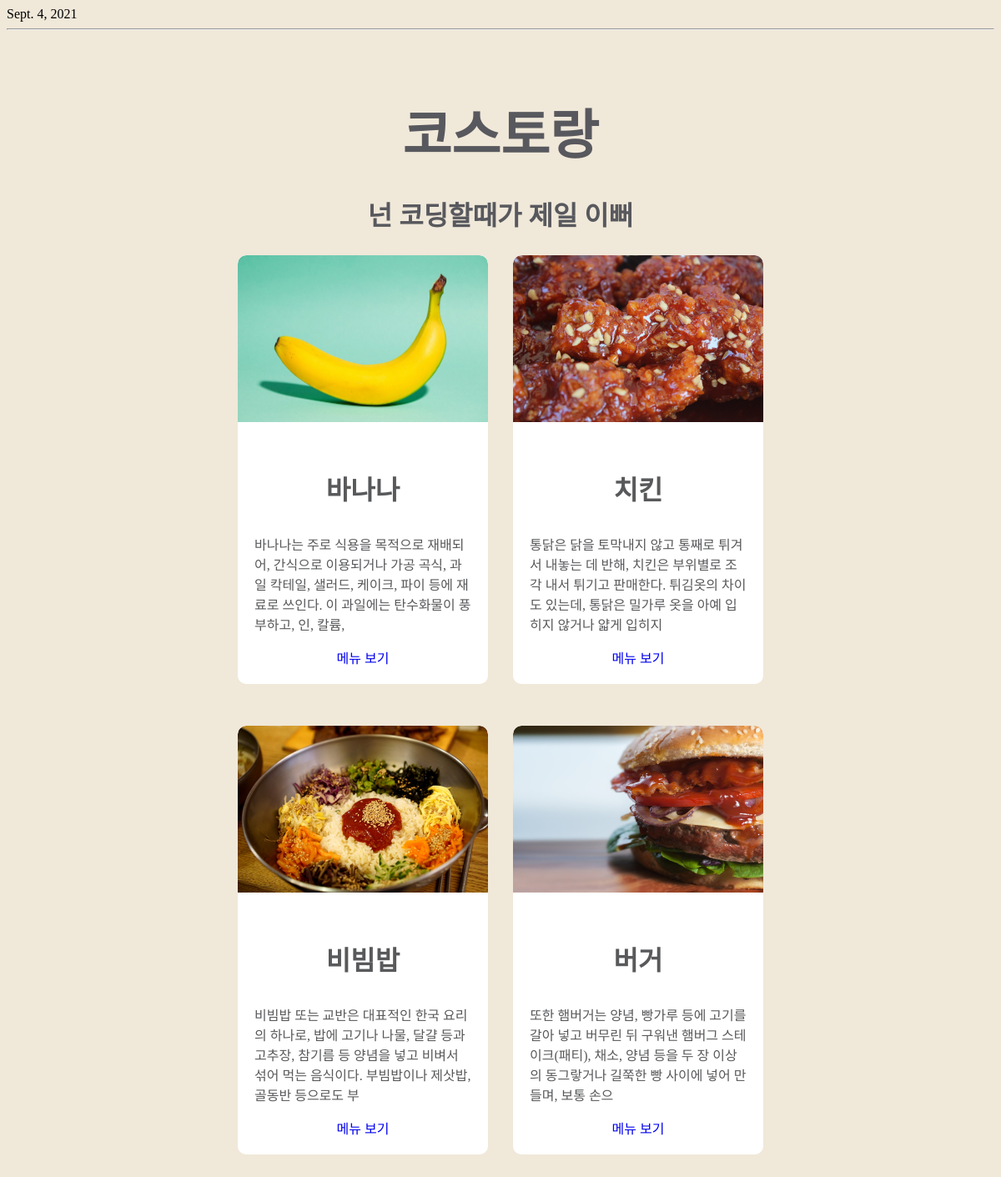
The page /foods/menu/ on the database its author committed.
### foods/models.py (models this page shows, shortened)
class Menu(models.Model):
    name = models.CharField(max_length=50)
    description = models.CharField(max_length=100)
    price = models.IntegerField()
    img_path = models.CharField(max_length=255)

### foods/views.py (the view)
# urls.py: path('menu/', views.index),
def index(request):
    context= dict()
    today = datetime.today().date()
    menus = Menu.objects.all()
    context["date"] = today
    context["menus"] = menus
    return render(request, 'foods/index.html', context=context)

### foods/templates/foods/index.html
{% extends './base.html' %}
{% load static %}
{% block date-block %}
  <div>{{date}}</div>
{% endblock date-block %}
{% block food-container %}
  {% for menu in menus %}
    <div class="food">
      <img src="{% get_static_prefix %}{{menu.img_path}}" width="300" height="200" />
      <div class="info">
        <h3>{{menu.name}}</h3>
        <P>{{menu.description}}</p>
        <a href={{menu.id}}>메뉴 보기</a>
      </div>
    </div>
  {% endfor %}
{% endblock food-container %}

### foods/templates/foods/base.html (shortened to what this page needs)
{% load static %}
<!DOCTYPE html>
<html>
<head>
    <link rel="stylesheet" href="{% static 'foods/css/styles.css' %}">
</head>
<body>
    <div>
        {% block date-block %}
        {% endblock date-block %}
    </div>
    <hr />
    <h1>코스토랑</h1>
    <h2>넌 코딩할때가 제일 이뻐</h2>
    <div class="food-container">
        {% block food-container %}
        {% endblock food-container %}
    </div>
</body>
</html>

### foods/static/foods/css/styles.css (style rules this page uses)
* { box-sizing: border-box; }
body { background-color : #f0e8d9; }
h1 { text-align: center; font-size:64px; color: #58595e; margin-top: 75px; margin-bottom: 30px; font-family: Jua; }
h2 { text-align: center; font-size:32px; color: #58595e; font-family: Jua; }
.food-container { width:660px; margin-left: auto; margin-right: auto; }
.food { background-color : white; width: 300px; margin-left: auto; margin-right: auto; border-radius: 10px; overflow: hidden; margin-bottom: 50px; float: left; margin-left: 15px; margin-right: 15px; }
.food h3 { color: #58595b; font-size: 32px; font-family: Jua; }
.food p { color: #58595b; font-size: 16px; font-family: Jua; text-align: left; }
.food a { color: #0000ee; font-size: 16px; font-family: Jua; text-decoration: none; }
.food .info { padding: 20px; text-align: center; }
.food img { border-top-left-radius: 10px; border-top-right-radius: 10px; }

### rows shown on the page
Menu: img_path (picture), name "바나나", description "바나나는 주로 식용을 목적으로 재배되어, 간식으로 이용되거나 가공 곡식, 과일 칵테일, 샐러드, 케이크, 파이 등에 재료로 쓰인다. 이 과일에는 탄수화물이 풍부하고, 인, 칼륨,"
Menu: img_path (picture), name "치킨", description "통닭은 닭을 토막내지 않고 통째로 튀겨서 내놓는 데 반해, 치킨은 부위별로 조각 내서 튀기고 판매한다. 튀김옷의 차이도 있는데, 통닭은 밀가루 옷을 아예 입히지 않거나 얇게 입히지"
Menu: img_path (picture), name "비빔밥", description "비빔밥 또는 교반은 대표적인 한국 요리의 하나로, 밥에 고기나 나물, 달걀 등과 고추장, 참기름 등 양념을 넣고 비벼서 섞어 먹는 음식이다. 부빔밥이나 제삿밥, 골동반 등으로도 부"
Menu: img_path (picture), name "버거", description "또한 햄버거는 양념, 빵가루 등에 고기를 갈아 넣고 버무린 뒤 구워낸 햄버그 스테이크(패티), 채소, 양념 등을 두 장 이상의 동그랗거나 길쭉한 빵 사이에 넣어 만들며, 보통 손으"

### other values the page prints
{{ date }} "Sept. 4, 2021"
